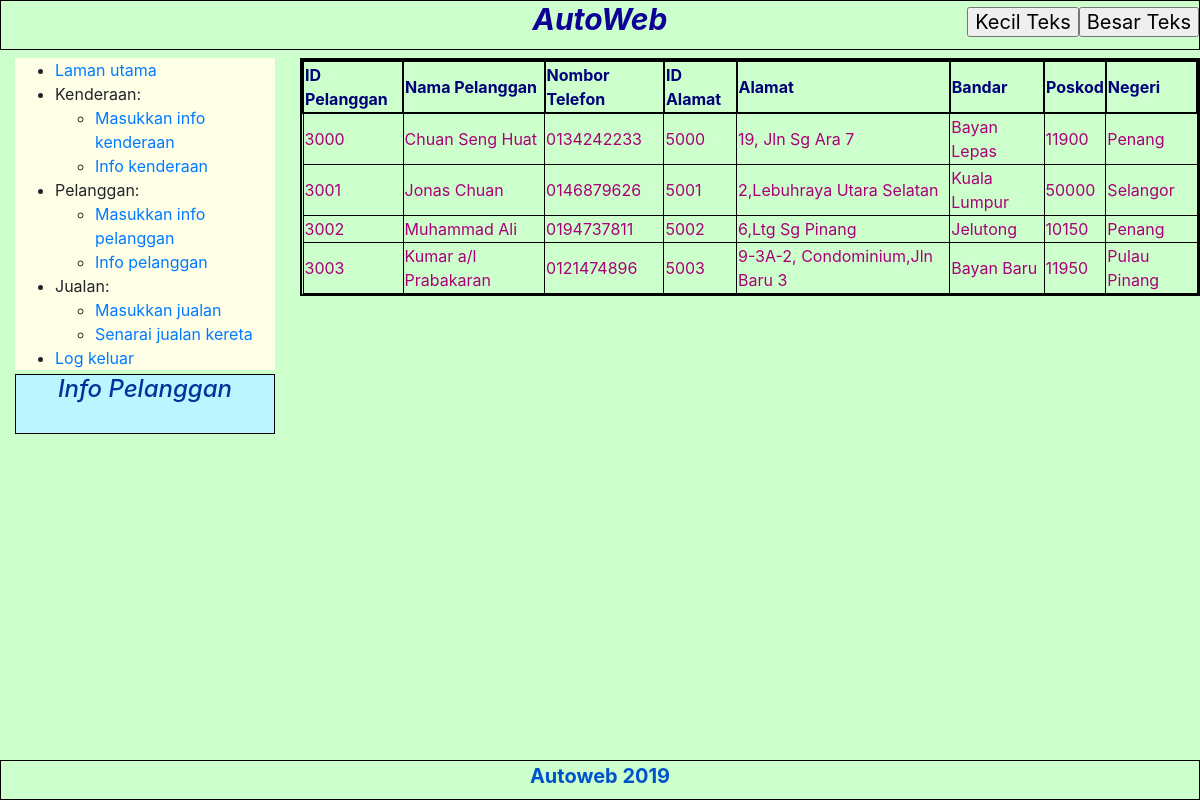
Screenshot of /pekerja/info.php (signed in) with the database file from the repository.
### tables this page shows
CREATE TABLE `pelanggan` (
  `idPelanggan` int(10) NOT NULL,
  `namaPelanggan` varchar(40) NOT NULL,
  `nomHP` varchar(15) DEFAULT NULL,
  `idAlamat` int(10) DEFAULT NULL
);

CREATE TABLE `alamat` (
  `idAlamat` int(10) NOT NULL,
  `alamat` varchar(50) NOT NULL,
  `bandar` varchar(30) DEFAULT NULL,
  `poskod` int(10) DEFAULT NULL,
  `negeri` varchar(20) DEFAULT NULL
);

### pekerja/info.php (the view, shortened to what this page needs)
<?php
require_once('../dbcon.php');
?>
<!DOCTYPE html>
<html lang="en">
<head>
 <link rel="stylesheet" href="../bootstrap.css">    <link rel="stylesheet" href="../general.css" type="text/css">
    <link rel="stylesheet" href="../senarai.css" type="text/css">
</head>
<body>
<header>  <h2>AutoWeb
        <center>
        <input type="button" value="Besar Teks" onClick="zoomIn()" style="position:RELATIVE;bottom:30px;float: right;font-size:20px;"/>
        <input type="button" value="Kecil Teks" onClick="zoomOut()" style="position:RELATIVE;bottom:30px;float: right;font-size:20px;"/>
        </center></h2>  </header>
<div class="container">
<div class="selection">
        <ul>
            <li><a href="./home.php">Laman utama</a></li>
            <li>Kenderaan:</li>
            <ul>
            <li><a href="./masukken.php">Masukkan info kenderaan</a></li>
            <li><a href="./infoken.php">Info kenderaan</a></li>
            </ul>
            <li>Pelanggan:</li>
            <ul>
            <li><a href="./masukinfo.php">Masukkan info pelanggan</a></li>
            <li><a href="./info.php">Info pelanggan</a></li>
            </ul>
            <li>Jualan:</li>
            <ul>
            <li><a href="./masukjual.php">Masukkan jualan</a></li>
            <li><a href="./senaraijual.php">Senarai jualan kereta</a></li>
            </ul>
            <li><a href="../logout.php">Log keluar</a></li>
        </ul>
    </div>
<br><br>
    <div class="text">
        <h4> Info Pelanggan </h4>
    </div>
</div>
<div class="blank">
<div class="main">
<table>
    <tr>
        <th>ID Pelanggan</th>
        <th>Nama Pelanggan</th>
        <th>Nombor Telefon</th>
        <th>ID Alamat</th>
        <th>Alamat</th>
        <th>Bandar</th>
        <th>Poskod</th>
        <th>Negeri</th>
    </tr>
    <?php
    $sql="SELECT * FROM pelanggan
    INNER JOIN alamat ON pelanggan.idAlamat=alamat.idAlamat";
    $result = mysqli_query($con,$sql);
    if(mysqli_num_rows($result) > 0 ){
      while($row=mysqli_fetch_assoc($result)){
          echo"<tr><td>" . $row['idPelanggan']."</td><td>" . $row['namaPelanggan']."</td><td>"
          . $row['nomHP']."</td><td>".$row['idAlamat']."</td><td>". $row['alamat']."</td><td>"
          . $row['bandar']."</td><td>". $row['poskod']."</td><td>" .$row['negeri']."</td></tr>";
      }
      echo"</table>";
    }
    else{
        echo "no result";
    }
    ?>
</div>
</div>
<footer>Autoweb 2019</footer>
</body>
</html>

### general.css (style rules this page uses)
h2 { width:max; height:50px; border:1px solid black; color:rgb(15, 0, 151); text-align:center; font-size:30px; font-weight:bold; font-style:oblique; }
body { background-color: rgb(204,255,204); width: 100%; height: 100%; }
.container { position: absolute; left: 0px; width: 100%; text-align:left; }
.selection { background-color: rgb(255, 255, 232); align-items: left; width: 260px; height:100%; }
footer { position: absolute; bottom:0; width:100%; height:40px; border:1px solid black; margin-left:auto; margin-right:auto; text-align:center; font-size:16px; color: rgb(0, 82, 204); font-weight: bold; font-size:20px; }
.text { position:absolute; background-color: rgb(187, 245, 255); width:260px; height:60px; border:1px solid black; font-style: italic; text-align: center; bottom:0; }
h4 { color:rgb(0,51,153); }

### senarai.css (style rules this page uses)
.blank { position: absolute; left:300px; border: 2.5px solid black; }
.main { position: relative; }
th { color:rgb(0,0,120); border:2px solid black; }
td { color:rgb(170,0,120); border:1px solid black; }

### rows the page displays
pelanggan: idPelanggan "3000", namaPelanggan "Chuan Seng Huat", nomHP "0134242233", idAlamat.idAlamat "5000", idAlamat.alamat "19, Jln Sg Ara 7", idAlamat.bandar "Bayan Lepas", idAlamat.poskod "11900", idAlamat.negeri "Penang"
pelanggan: idPelanggan "3001", namaPelanggan "Jonas Chuan", nomHP "0146879626", idAlamat.idAlamat "5001", idAlamat.alamat "2,Lebuhraya Utara Selatan", idAlamat.bandar "Kuala Lumpur", idAlamat.poskod "50000", idAlamat.negeri "Selangor"
pelanggan: idPelanggan "3002", namaPelanggan "Muhammad Ali", nomHP "0194737811", idAlamat.idAlamat "5002", idAlamat.alamat "6,Ltg Sg Pinang", idAlamat.bandar "Jelutong", idAlamat.poskod "10150", idAlamat.negeri "Penang"
pelanggan: idPelanggan "3003", namaPelanggan "Kumar a/l Prabakaran", nomHP "0121474896", idAlamat.idAlamat "5003", idAlamat.alamat "9-3A-2, Condominium,Jln Baru 3", idAlamat.bandar "Bayan Baru", idAlamat.poskod "11950", idAlamat.negeri "Pulau Pinang"
